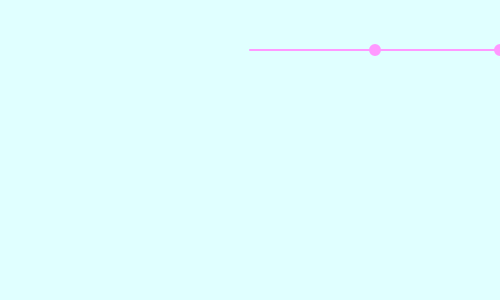
Frame 1 (no input)
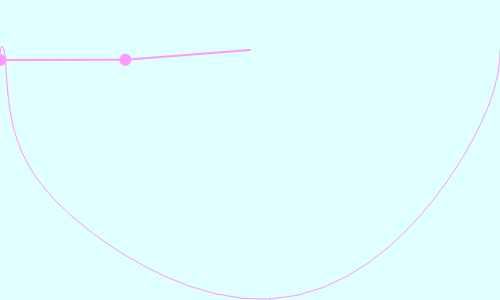
Frame 60 (no input)
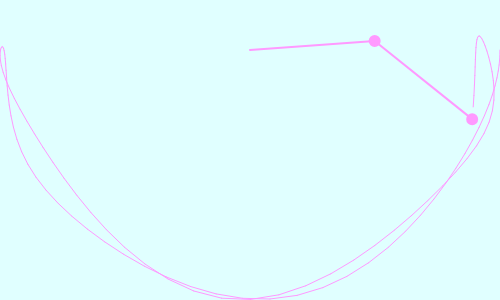
Frame 120 (the mouse pressed at the canvas centre since frame 60)

The p5.js sketch that drew these frames (run headless with seeded random() and noise() and a simulated clock; from frame 60 on, the mouse is pressed at the canvas centre):

// p5.js sketch
// ── sketch.js
let r1 = 125;
let r2 = 125;
let m1 = 10;
let m2 = 10;
let a1 = 0;
let a2 = 0;
let a1_v = 0;
let a2_v = 0;
let g = 1;

let px2 = -1;
let py2 = -1;
let cx, cy;

let buffer;

function setup() {
  createCanvas(500, 300);
  pixelDensity(1);
  a1 = PI / 2;
  a2 = PI / 2;
  cx = width / 2;
  cy = 50;
  buffer = createGraphics(width, height);
  buffer.background(224, 255, 255);
  buffer.translate(cx, cy);
}

function draw() {
  background(224, 255, 255);
  imageMode(CORNER);
  image(buffer, 0, 0, width, height);

  let num1 = -g * (2 * m1 + m2) * sin(a1);
  let num2 = -m2 * g * sin(a1 - 2 * a2);
  let num3 = -2 * sin(a1 - a2) * m2;
  let num4 = a2_v * a2_v * r2 + a1_v * a1_v * r1 * cos(a1 - a2);
  let den = r1 * (2 * m1 + m2 - m2 * cos(2 * a1 - 2 * a2));
  let a1_a = (num1 + num2 + num3 * num4) / den;

  num1 = 2 * sin(a1 - a2);
  num2 = (a1_v * a1_v * r1 * (m1 + m2));
  num3 = g * (m1 + m2) * cos(a1);
  num4 = a2_v * a2_v * r2 * m2 * cos(a1 - a2);
  den = r2 * (2 * m1 + m2 - m2 * cos(2 * a1 - 2 * a2));
  let a2_a = (num1 * (num2 + num3 + num4)) / den;

  translate(cx, cy);
  stroke(255, 153, 255);
  strokeWeight(2);

  let x1 = r1 * sin(a1);
  let y1 = r1 * cos(a1);

  let x2 = x1 + r2 * sin(a2);
  let y2 = y1 + r2 * cos(a2);

  line(0, 0, x1, y1);
  fill(255, 153, 255);
  ellipse(x1, y1, m1, m1);

  line(x1, y1, x2, y2);
  fill(255, 153, 255);
  ellipse(x2, y2, m2, m2);

  a1_v += a1_a;
  a2_v += a2_a;
  a1 += a1_v;
  a2 += a2_v;

  buffer.stroke(255, 153, 255);
  if (frameCount > 1) {
    buffer.line(px2, py2, x2, y2);
  }

  px2 = x2;
  py2 = y2;
}
